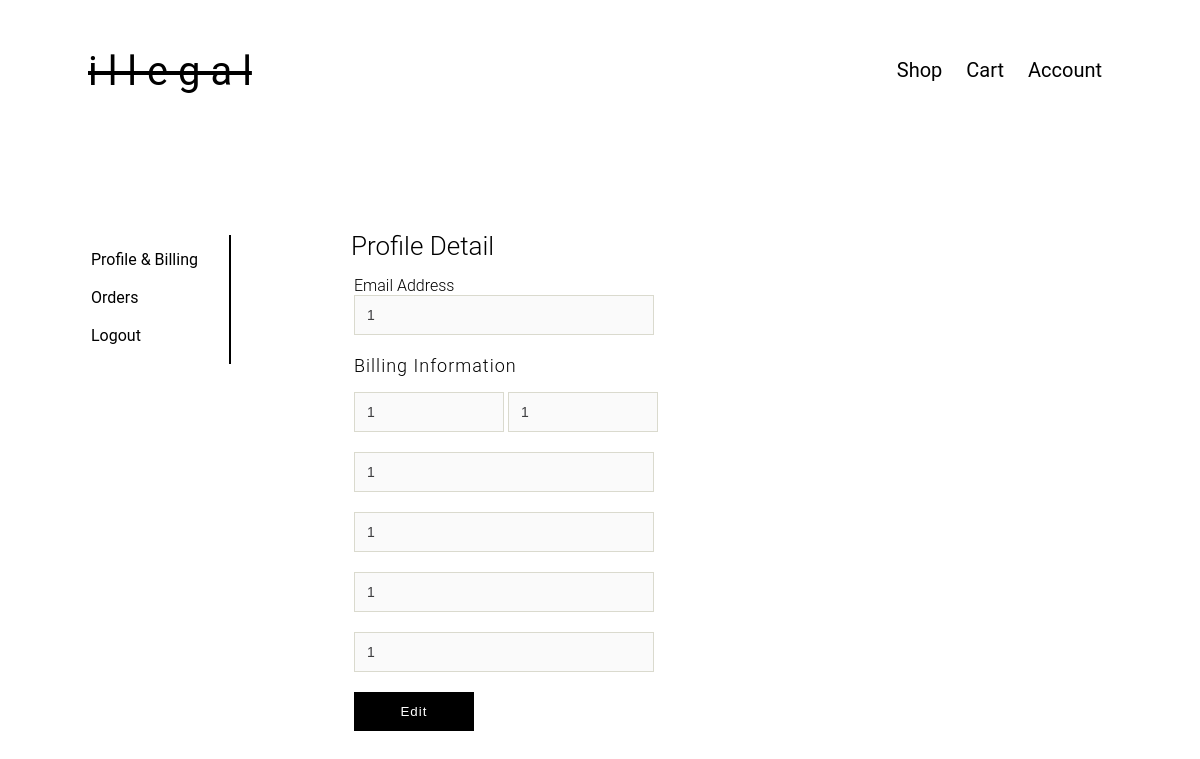
Screenshot of /profile.php (signed in) with the database file from the repository.
### tables this page shows
CREATE TABLE `user` (
  `email` varchar(32) NOT NULL,
  `password` varchar(255) NOT NULL,
  `firstname` varchar(20) NOT NULL,
  `lastname` varchar(20) NOT NULL,
  `alamat` varchar(50) NOT NULL,
  `kota` varchar(20) NOT NULL,
  `no_telp` int(13) NOT NULL,
  `kode_pos` int(5) NOT NULL,
  `tipe` varchar(12) NOT NULL,
  `user_id` int(11) NOT NULL
);

### profile.php (the view)
<?php include 'header.php';
$uid = $_SESSION['uid'];
$sql = mysqli_query($konek, "SELECT * FROM user WHERE user_id='$uid'");
$data = mysqli_fetch_array($sql);
?>
<div class="side-nav">
    <table style="border-right:2px solid black;padding:12px 28px 0 0;">
        <tr>
            <td>
                <ul style="list-style-type:none">
                    <li><a href="profile.php" title="Profile & Billing">Profile & Billing</li>
                    <li>&nbsp;</li>
                    <li><a href="myorder.php" title="Orders">Orders</li>
                    <li>&nbsp;</li>
                    <li><a href="logout.php" title="Logout">Logout</a></li>
                </ul>
            </td>
        </tr>
    </table>
</div>
<div class="container">
    <div id="header">
        Profile Detail
    </div>
    <form method="POST" action="edit-profile.php">
        <table>
            <tr>
                <td>
                    <label for="email">Email Address</label><br>
                    <input class="input" type="text" name="email" value="<?= $data['email'] ?>" disabled>
                </td>
            </tr>
            <tr>
                <td>
                    <div class="sub-header">Billing Information<br></div>
                    <input class="input" style="width:150px;" type="text" name="firstname" value="<?= $data['firstname'] ?>" disabled>
                    <input class="input" style="width:150px;" type="text" name="lastname" value="<?= $data['lastname'] ?>" disabled>
                </td>
            </tr>
            <tr>
                <td>
                    <input class="input" type="text" name="address" value="<?= $data['alamat'] ?>" disabled>
                </td>
            </tr>
            <tr>
                <td>
                    <input class="input" type="text" name="city" value="<?= $data['kota'] ?>" disabled>
                </td>
            </tr>
            <tr>
                <td>
                    <input class="input" type="text" name="zip" value="<?= $data['kode_pos'] ?>" disabled>
                </td>
            </tr>
            <tr>
                <td>
                    <input class="input" type="text" name="phone" value="<?= $data['no_telp'] ?>" disabled>
                </td>
            </tr>
            <tr>
                <td> <input class="btn" style="width:120px;" type="submit" name="edit" value="Edit"> </td>
            </tr>
        </table>
    </form>
</div>

### css/index.css (style rules this page uses)
body { font-family: 'Roboto', sans-serif; }
a { color: black; text-decoration: none; }
.side-nav { left: 0; display: fixed; float: left; margin: 100px 40px 20px 40px; color: black; text-decoration: none; }
.container { display: inline-block; margin: 80px 0 20px 80px; left: 160px; }
.sub-header { font-size: 18px; font-weight: 300; margin-bottom: 16px; letter-spacing: 1px; }
.input { width: 300px; height: 40px; padding: 12px; box-sizing: border-box; margin-bottom: 16px; border: 1px solid #dadace; color: #3e3e40; font-size: 14px; outline: none; transform: all 0.5s ease; }
#header { margin: 16px 16px 12px 0px; font-size: 26px; font-weight: 300; }
.btn { width: 100px; background:black; text-align: center; padding: 12px; color: white; font-weight: bold; letter-spacing: 1px; cursor: pointer; border: none; font-weight: 200; }
label { font-weight: 300; }

### rows the page displays
user: email "1", firstname "1", lastname "1", address "1", city "1", zip "1", phone "1"
